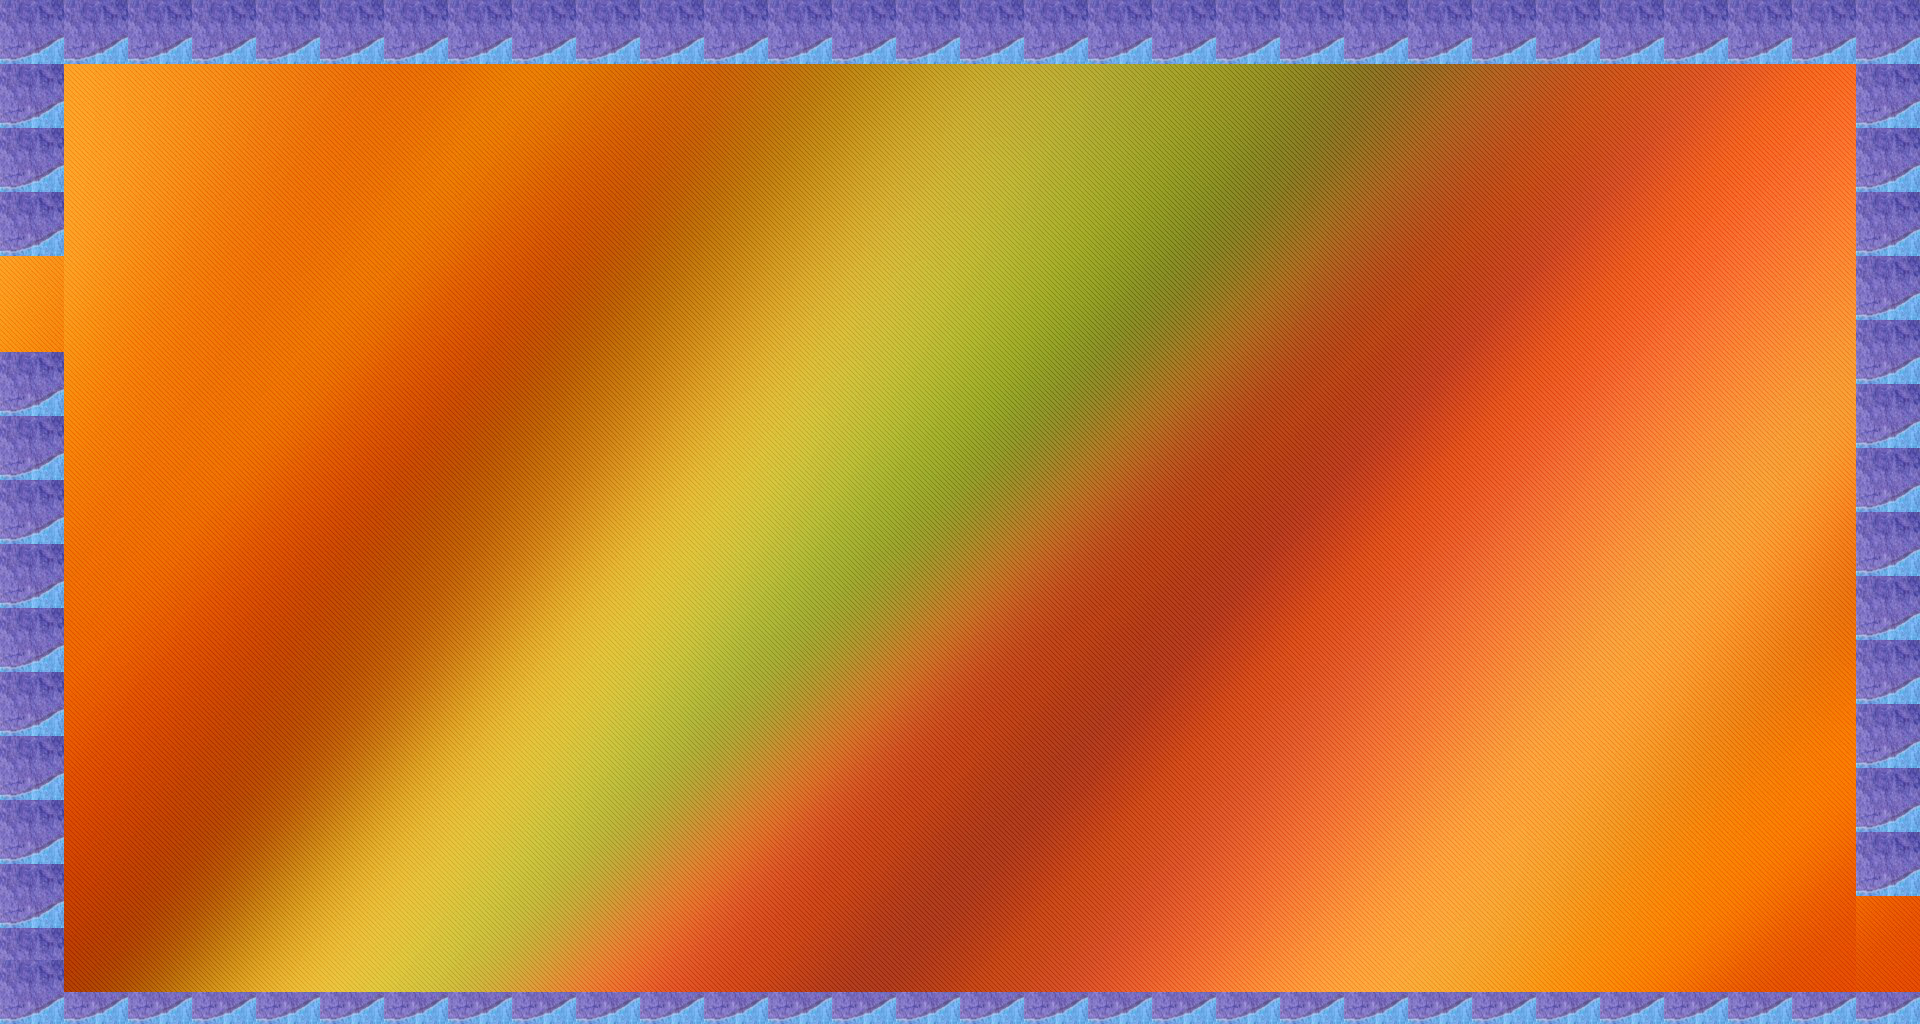

A 2D game scene composited from a Tiled map and its tileset images. What follows is a short description and the map's XML, with each tile layer's data collapsed to a summary:
An orthogonal 60x32 tile map with 32x32 px tiles, 1 tile layer (Tile Layer 1).

<map version="1.0" orientation="orthogonal" width="60" height="32" tilewidth="32" tileheight="32">
 <tileset firstgid="1" name="ThirdBoss" tilewidth="32" tileheight="32">
  <image source="ThirdBoss.png" width="1920" height="1024" />
  <tile id="1560">
   <properties>
    <property name="blocked" value="" />
   </properties>
  </tile>
  <tile id="1561">
   <properties>
    <property name="blocked" value="" />
   </properties>
  </tile>
  <tile id="1620">
   <properties>
    <property name="blocked" value="" />
   </properties>
  </tile>
  <tile id="1621">
   <properties>
    <property name="blocked" value="" />
   </properties>
  </tile>
 </tileset>
 <layer name="Tile Layer 1" width="60" height="32">
  <data>[1920 cells, 1920 non-empty, 1640 distinct tile ids]</data>
 </layer>
</map>
